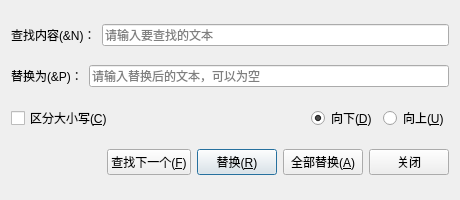
<?xml version="1.0" encoding="UTF-8"?>
<ui version="4.0">
 <class>ReplaceDialog</class>
 <widget class="QDialog" name="ReplaceDialog">
  <property name="geometry">
   <rect>
    <x>0</x>
    <y>0</y>
    <width>460</width>
    <height>200</height>
   </rect>
  </property>
  <property name="windowTitle">
   <string>替换</string>
  </property>
  <layout class="QVBoxLayout" name="verticalLayout">
   <item>
    <layout class="QHBoxLayout" name="horizontalLayoutFind">
     <item>
      <widget class="QLabel" name="labelFind">
       <property name="text">
        <string>查找内容(&amp;N)：</string>
       </property>
      </widget>
     </item>
     <item>
      <widget class="QLineEdit" name="lineEditFind">
       <property name="placeholderText">
        <string>请输入要查找的文本</string>
       </property>
      </widget>
     </item>
    </layout>
   </item>
   <item>
    <layout class="QHBoxLayout" name="horizontalLayoutReplace">
     <item>
      <widget class="QLabel" name="labelReplace">
       <property name="text">
        <string>替换为(&amp;P)：</string>
       </property>
      </widget>
     </item>
     <item>
      <widget class="QLineEdit" name="lineEditReplace">
       <property name="placeholderText">
        <string>请输入替换后的文本，可以为空</string>
       </property>
      </widget>
     </item>
    </layout>
   </item>
   <item>
    <layout class="QHBoxLayout" name="horizontalLayoutOption">
     <item>
      <widget class="QCheckBox" name="checkCase">
       <property name="text">
        <string>区分大小写(&amp;C)</string>
       </property>
      </widget>
     </item>
     <item>
      <spacer name="horizontalSpacer">
       <property name="orientation">
        <enum>Qt::Horizontal</enum>
       </property>
       <property name="sizeHint" stdset="0">
        <size>
         <width>40</width>
         <height>20</height>
        </size>
       </property>
      </spacer>
     </item>
     <item>
      <widget class="QRadioButton" name="radioDown">
       <property name="text">
        <string>向下(&amp;D)</string>
       </property>
       <property name="checked">
        <bool>true</bool>
       </property>
      </widget>
     </item>
     <item>
      <widget class="QRadioButton" name="radioUp">
       <property name="text">
        <string>向上(&amp;U)</string>
       </property>
      </widget>
     </item>
    </layout>
   </item>
   <item>
    <layout class="QHBoxLayout" name="horizontalLayoutButton">
     <item>
      <spacer name="horizontalSpacerButton">
       <property name="orientation">
        <enum>Qt::Horizontal</enum>
       </property>
       <property name="sizeHint" stdset="0">
        <size>
         <width>40</width>
         <height>20</height>
        </size>
       </property>
      </spacer>
     </item>
     <item>
      <widget class="QPushButton" name="btnFind">
       <property name="text">
        <string>查找下一个(&amp;F)</string>
       </property>
      </widget>
     </item>
     <item>
      <widget class="QPushButton" name="btnReplace">
       <property name="text">
        <string>替换(&amp;R)</string>
       </property>
       <property name="default">
        <bool>true</bool>
       </property>
      </widget>
     </item>
     <item>
      <widget class="QPushButton" name="btnReplaceAll">
       <property name="text">
        <string>全部替换(&amp;A)</string>
       </property>
      </widget>
     </item>
     <item>
      <widget class="QPushButton" name="btnClose">
       <property name="text">
        <string>关闭</string>
       </property>
      </widget>
     </item>
    </layout>
   </item>
  </layout>
 </widget>
 <resources/>
 <connections/>
</ui>
